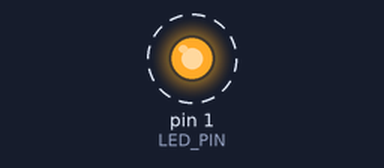
This sketch was run on a simulated Arduino Uno, built with avr-gcc and run on an emulated ATmega328P. On the bench: output pins drawn as LEDs (lit = HIGH). Dashed ring = blinking.

Above: at 0.2 s.
Timing chart, 0 to 3.0 s (numbered marks = the images above):
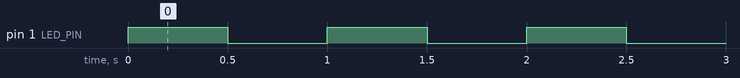

Measured:
- by itself, pin 1 (LED_PIN): alternates HIGH for 0.50 s and LOW for 0.50 s

The sketch:

Arduino_3.4.ino
```cpp
// include the Arduino library
#include <Arduino.h>

// define the LED pin
#define LED_PIN 1

void setup() {
  // set the LED pin as an output
  pinMode(LED_PIN, OUTPUT);
}

void loop() {
  // turn the LED on
  digitalWrite(LED_PIN, HIGH);
  // wait for 500 milliseconds
  delay(500);
  // turn the LED off
  digitalWrite(LED_PIN, LOW);
  // wait for 500 milliseconds
  delay(500);
}
```
